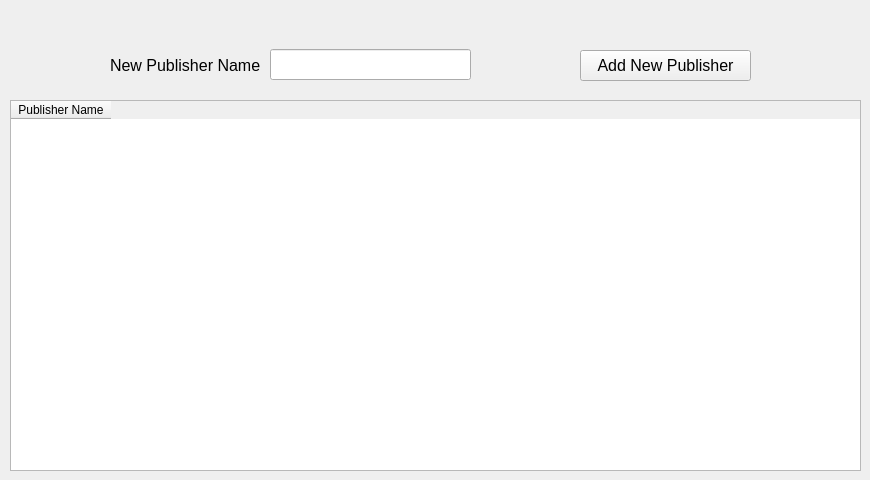
      <widget class="QWidget" name="tab_11">
       <attribute name="title">
        <string>Publisher</string>
       </attribute>
       <widget class="QLabel" name="label_44">
        <property name="geometry">
         <rect>
          <x>110</x>
          <y>50</y>
          <width>151</width>
          <height>31</height>
         </rect>
        </property>
        <property name="font">
         <font>
          <pointsize>12</pointsize>
         </font>
        </property>
        <property name="text">
         <string>New Publisher Name</string>
        </property>
       </widget>
       <widget class="QLineEdit" name="lineEdit_30">
        <property name="geometry">
         <rect>
          <x>270</x>
          <y>49</y>
          <width>201</width>
          <height>31</height>
         </rect>
        </property>
        <property name="font">
         <font>
          <pointsize>12</pointsize>
         </font>
        </property>
       </widget>
       <widget class="QPushButton" name="pushButton_25">
        <property name="geometry">
         <rect>
          <x>580</x>
          <y>50</y>
          <width>171</width>
          <height>31</height>
         </rect>
        </property>
        <property name="font">
         <font>
          <pointsize>12</pointsize>
         </font>
        </property>
        <property name="text">
         <string>Add New Publisher</string>
        </property>
       </widget>
       <widget class="QTableWidget" name="tableWidget_5">
        <property name="geometry">
         <rect>
          <x>10</x>
          <y>100</y>
          <width>851</width>
          <height>371</height>
         </rect>
        </property>
        <property name="font">
         <font>
          <family>Segoe UI</family>
          <pointsize>9</pointsize>
         </font>
        </property>
        <column>
         <property name="text">
          <string>Publisher Name</string>
         </property>
        </column>
       </widget>
      </widget>
